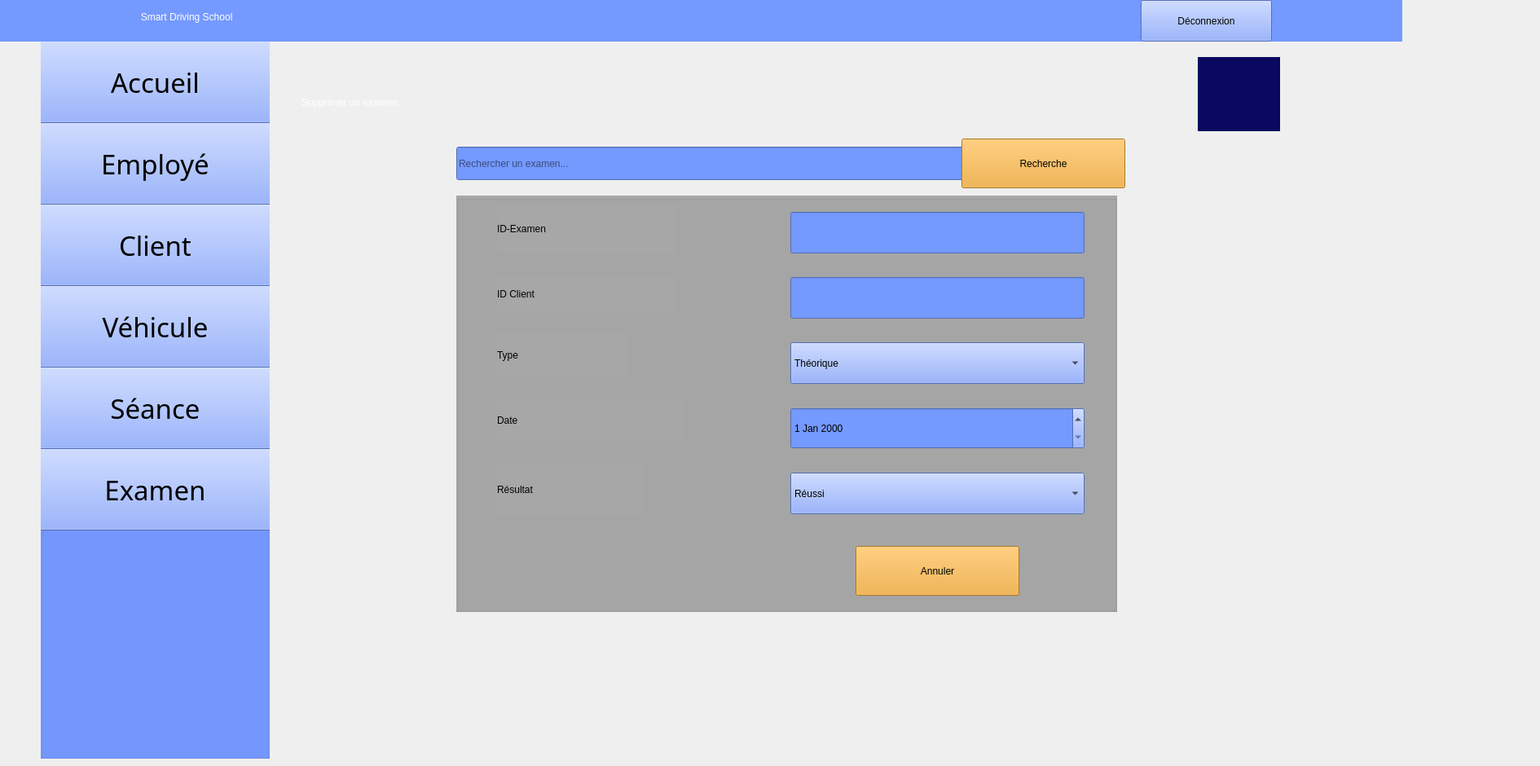
    <widget class="QWidget" name="suppexamen">
     <widget class="QLabel" name="label_454">
      <property name="geometry">
       <rect>
        <x>-160</x>
        <y>-10</y>
        <width>1881</width>
        <height>61</height>
       </rect>
      </property>
      <property name="styleSheet">
       <string notr="true">color: rgb(255, 255, 255);
background-color: rgb(116, 153, 255);
font: 24pt &quot;Segoe UI Symbol&quot;;</string>
      </property>
      <property name="text">
       <string>                                                                                                    Smart Driving School         </string>
      </property>
     </widget>
     <widget class="QGroupBox" name="groupBox_91">
      <property name="geometry">
       <rect>
        <x>50</x>
        <y>30</y>
        <width>281</width>
        <height>901</height>
       </rect>
      </property>
      <property name="styleSheet">
       <string notr="true">background-color: rgb(116, 153, 255);</string>
      </property>
      <property name="title">
       <string/>
      </property>
      <widget class="QPushButton" name="pushButton66">
       <property name="geometry">
        <rect>
         <x>-20</x>
         <y>20</y>
         <width>321</width>
         <height>101</height>
        </rect>
       </property>
       <property name="font">
        <font>
         <family>Romantic</family>
         <pointsize>25</pointsize>
         <italic>false</italic>
         <bold>false</bold>
        </font>
       </property>
       <property name="styleSheet">
        <string notr="true">background-color: rgb(116, 153, 255);
font: 25pt &quot;Romantic&quot;;</string>
       </property>
       <property name="text">
        <string>Accueil</string>
       </property>
       <property name="icon">
        <iconset theme="QIcon::ThemeIcon::GoHome"/>
       </property>
       <property name="iconSize">
        <size>
         <width>35</width>
         <height>35</height>
        </size>
       </property>
      </widget>
      <widget class="QPushButton" name="pushButton67">
       <property name="geometry">
        <rect>
         <x>-20</x>
         <y>120</y>
         <width>321</width>
         <height>101</height>
        </rect>
       </property>
       <property name="font">
        <font>
         <family>Romantic</family>
         <pointsize>25</pointsize>
         <italic>false</italic>
         <bold>false</bold>
        </font>
       </property>
       <property name="styleSheet">
        <string notr="true">background-color: rgb(116, 153, 255);
font: 25pt &quot;Romantic&quot;;</string>
       </property>
       <property name="text">
        <string>Employé</string>
       </property>
       <property name="icon">
        <iconset resource="ressources.qrc">
         <normaloff>:/images/46db9ee3d4b3323457222bb8db7f3b42.png</normaloff>:/images/46db9ee3d4b3323457222bb8db7f3b42.png</iconset>
       </property>
       <property name="iconSize">
        <size>
         <width>45</width>
         <height>45</height>
        </size>
       </property>
      </widget>
      <widget class="QPushButton" name="pushButton68">
       <property name="geometry">
        <rect>
         <x>-20</x>
         <y>220</y>
         <width>321</width>
         <height>101</height>
        </rect>
       </property>
       <property name="font">
        <font>
         <family>Romantic</family>
         <pointsize>25</pointsize>
         <italic>false</italic>
         <bold>false</bold>
        </font>
       </property>
       <property name="styleSheet">
        <string notr="true">background-color: rgb(116, 153, 255);
font: 25pt &quot;Romantic&quot;;</string>
       </property>
       <property name="text">
        <string>Client</string>
       </property>
       <property name="icon">
        <iconset resource="ressources.qrc">
         <normaloff>:/images/0527f41904e77feddb97e532fe74d08f.png</normaloff>:/images/0527f41904e77feddb97e532fe74d08f.png</iconset>
       </property>
       <property name="iconSize">
        <size>
         <width>40</width>
         <height>40</height>
        </size>
       </property>
      </widget>
      <widget class="QPushButton" name="pushButton69">
       <property name="geometry">
        <rect>
         <x>-20</x>
         <y>320</y>
         <width>321</width>
         <height>101</height>
        </rect>
       </property>
       <property name="font">
        <font>
         <family>Romantic</family>
         <pointsize>25</pointsize>
         <italic>false</italic>
         <bold>false</bold>
        </font>
       </property>
       <property name="styleSheet">
        <string notr="true">background-color: rgb(116, 153, 255);
font: 25pt &quot;Romantic&quot;;</string>
       </property>
       <property name="text">
        <string>Véhicule</string>
       </property>
       <property name="icon">
        <iconset resource="ressources.qrc">
         <normaloff>:/images/cbad98069fae8d5554390bd40b0b561c.png</normaloff>:/images/cbad98069fae8d5554390bd40b0b561c.png</iconset>
       </property>
       <property name="iconSize">
        <size>
         <width>60</width>
         <height>60</height>
        </size>
       </property>
      </widget>
      <widget class="QPushButton" name="pushButton70">
       <property name="geometry">
        <rect>
         <x>-20</x>
         <y>420</y>
         <width>321</width>
         <height>101</height>
        </rect>
       </property>
       <property name="font">
        <font>
         <family>Romantic</family>
         <pointsize>25</pointsize>
         <italic>false</italic>
         <bold>false</bold>
        </font>
       </property>
       <property name="styleSheet">
        <string notr="true">background-color: rgb(116, 153, 255);
font: 25pt &quot;Romantic&quot;;</string>
       </property>
       <property name="text">
        <string>Séance</string>
       </property>
       <property name="icon">
        <iconset resource="ressources.qrc">
         <normaloff>:/images/c53651e2209ddb3281ed3a114fae2cfb.png</normaloff>:/images/c53651e2209ddb3281ed3a114fae2cfb.png</iconset>
       </property>
       <property name="iconSize">
        <size>
         <width>50</width>
         <height>50</height>
        </size>
       </property>
      </widget>
      <widget class="QPushButton" name="pushButton71">
       <property name="geometry">
        <rect>
         <x>-20</x>
         <y>520</y>
         <width>321</width>
         <height>101</height>
        </rect>
       </property>
       <property name="font">
        <font>
         <family>Romantic</family>
         <pointsize>25</pointsize>
         <italic>false</italic>
         <bold>false</bold>
        </font>
       </property>
       <property name="styleSheet">
        <string notr="true">background-color: rgb(116, 153, 255);
font: 25pt &quot;Romantic&quot;;</string>
       </property>
       <property name="text">
        <string>Examen</string>
       </property>
       <property name="icon">
        <iconset resource="ressources.qrc">
         <normaloff>:/images/7001e00fd5b7f2745c5e91ff547f4763.png</normaloff>:/images/7001e00fd5b7f2745c5e91ff547f4763.png</iconset>
       </property>
       <property name="iconSize">
        <size>
         <width>50</width>
         <height>50</height>
        </size>
       </property>
      </widget>
     </widget>
     <widget class="QLabel" name="label_472">
      <property name="geometry">
       <rect>
        <x>1020</x>
        <y>10</y>
        <width>41</width>
        <height>31</height>
       </rect>
      </property>
      <property name="styleSheet">
       <string notr="true">background-color: rgb(116, 153, 255);</string>
      </property>
      <property name="text">
       <string/>
      </property>
      <property name="pixmap">
       <pixmap resource="ressources.qrc">:/images/image22.png</pixmap>
      </property>
      <property name="scaledContents">
       <bool>true</bool>
      </property>
     </widget>
     <widget class="QLabel" name="label_473">
      <property name="geometry">
       <rect>
        <x>670</x>
        <y>10</y>
        <width>41</width>
        <height>31</height>
       </rect>
      </property>
      <property name="styleSheet">
       <string notr="true">background-color: rgb(116, 153, 255);</string>
      </property>
      <property name="text">
       <string/>
      </property>
      <property name="pixmap">
       <pixmap resource="ressources.qrc">:/images/image22.png</pixmap>
      </property>
      <property name="scaledContents">
       <bool>true</bool>
      </property>
     </widget>
     <widget class="QPushButton" name="pushButton173">
      <property name="geometry">
       <rect>
        <x>1400</x>
        <y>0</y>
        <width>161</width>
        <height>51</height>
       </rect>
      </property>
      <property name="styleSheet">
       <string notr="true">font: 700 11pt &quot;Romantic&quot;;
background-color: rgb(116, 153, 255);</string>
      </property>
      <property name="text">
       <string>Déconnexion</string>
      </property>
     </widget>
     <widget class="QLabel" name="label_480">
      <property name="geometry">
       <rect>
        <x>1470</x>
        <y>70</y>
        <width>101</width>
        <height>91</height>
       </rect>
      </property>
      <property name="styleSheet">
       <string notr="true">background-color: rgb(11, 8, 97);</string>
      </property>
      <property name="text">
       <string/>
      </property>
      <property name="pixmap">
       <pixmap resource="ressources.qrc">:/images/logoc++++.png</pixmap>
      </property>
      <property name="scaledContents">
       <bool>true</bool>
      </property>
     </widget>
     <widget class="QLabel" name="label_503">
      <property name="geometry">
       <rect>
        <x>370</x>
        <y>80</y>
        <width>671</width>
        <height>91</height>
       </rect>
      </property>
      <property name="styleSheet">
       <string notr="true">font: 40pt &quot;Chaparral Pro&quot;;
color: rgb(255, 255, 255);</string>
      </property>
      <property name="text">
       <string>Supprimer un examen :</string>
      </property>
     </widget>
     <widget class="QPushButton" name="updateemploye_16">
      <property name="geometry">
       <rect>
        <x>1180</x>
        <y>170</y>
        <width>201</width>
        <height>61</height>
       </rect>
      </property>
      <property name="styleSheet">
       <string notr="true">font: 18pt &quot;Palatino Linotype&quot;;
background-color: rgb(241, 165, 40);
</string>
      </property>
      <property name="text">
       <string>Recherche</string>
      </property>
      <property name="icon">
       <iconset theme="QIcon::ThemeIcon::EditFind"/>
      </property>
     </widget>
     <widget class="QLineEdit" name="lineRecherche_5">
      <property name="geometry">
       <rect>
        <x>560</x>
        <y>180</y>
        <width>651</width>
        <height>41</height>
       </rect>
      </property>
      <property name="styleSheet">
       <string notr="true">background-color: rgb(116, 153, 255);
color: rgb(0, 0, 0);</string>
      </property>
      <property name="placeholderText">
       <string>Rechercher un examen...</string>
      </property>
     </widget>
     <widget class="QGroupBox" name="groupBox_99">
      <property name="geometry">
       <rect>
        <x>560</x>
        <y>240</y>
        <width>811</width>
        <height>511</height>
       </rect>
      </property>
      <property name="styleSheet">
       <string notr="true">background-color: rgb(167, 167, 167);
font: 18pt &quot;Palatino Linotype&quot;;</string>
      </property>
      <property name="title">
       <string/>
      </property>
      <widget class="QLabel" name="label_506">
       <property name="geometry">
        <rect>
         <x>50</x>
         <y>10</y>
         <width>221</width>
         <height>61</height>
        </rect>
       </property>
       <property name="styleSheet">
        <string notr="true">font: 25pt &quot;Segoe UI&quot;;</string>
       </property>
       <property name="text">
        <string>ID-Examen</string>
       </property>
      </widget>
      <widget class="QLabel" name="label_507">
       <property name="geometry">
        <rect>
         <x>50</x>
         <y>100</y>
         <width>221</width>
         <height>41</height>
        </rect>
       </property>
       <property name="styleSheet">
        <string notr="true">font: 25pt &quot;Segoe UI&quot;;</string>
       </property>
       <property name="text">
        <string>ID Client</string>
       </property>
      </widget>
      <widget class="QLabel" name="label_508">
       <property name="geometry">
        <rect>
         <x>50</x>
         <y>170</y>
         <width>161</width>
         <height>51</height>
        </rect>
       </property>
       <property name="styleSheet">
        <string notr="true">font: 25pt &quot;Segoe UI&quot;;</string>
       </property>
       <property name="text">
        <string>Type</string>
       </property>
      </widget>
      <widget class="QLabel" name="label_509">
       <property name="geometry">
        <rect>
         <x>50</x>
         <y>330</y>
         <width>181</width>
         <height>61</height>
        </rect>
       </property>
       <property name="styleSheet">
        <string notr="true">font: 25pt &quot;Segoe UI&quot;;</string>
       </property>
       <property name="text">
        <string>Résultat</string>
       </property>
      </widget>
      <widget class="QLabel" name="label_510">
       <property name="geometry">
        <rect>
         <x>50</x>
         <y>250</y>
         <width>231</width>
         <height>51</height>
        </rect>
       </property>
       <property name="styleSheet">
        <string notr="true">font: 25pt &quot;Segoe UI&quot;;</string>
       </property>
       <property name="text">
        <string>Date</string>
       </property>
      </widget>
      <widget class="QPushButton" name="pushButton152">
       <property name="geometry">
        <rect>
         <x>490</x>
         <y>430</y>
         <width>201</width>
         <height>61</height>
        </rect>
       </property>
       <property name="styleSheet">
        <string notr="true">font: 18pt &quot;Palatino Linotype&quot;;
background-color: rgb(241, 165, 40);
</string>
       </property>
       <property name="text">
        <string>Annuler</string>
       </property>
       <property name="icon">
        <iconset theme="QIcon::ThemeIcon::DocumentRevert"/>
       </property>
      </widget>
      <widget class="QLineEdit" name="lineEdit_supp_idExamen">
       <property name="geometry">
        <rect>
         <x>410</x>
         <y>20</y>
         <width>361</width>
         <height>51</height>
        </rect>
       </property>
       <property name="styleSheet">
        <string notr="true">background-color: rgb(116, 153, 255);</string>
       </property>
      </widget>
      <widget class="QLineEdit" name="lineEdit_supp_idClient">
       <property name="geometry">
        <rect>
         <x>410</x>
         <y>100</y>
         <width>361</width>
         <height>51</height>
        </rect>
       </property>
       <property name="styleSheet">
        <string notr="true">background-color: rgb(116, 153, 255);</string>
       </property>
      </widget>
      <widget class="QComboBox" name="comboBox_supp_type">
       <property name="geometry">
        <rect>
         <x>410</x>
         <y>180</y>
         <width>361</width>
         <height>51</height>
        </rect>
       </property>
       <property name="styleSheet">
        <string notr="true">font: 12pt &quot;Segoe UI&quot;;
background-color: rgb(116, 153, 255);</string>
       </property>
       <item>
        <property name="text">
         <string>Théorique</string>
        </property>
       </item>
       <item>
        <property name="text">
         <string>Pratique</string>
        </property>
       </item>
      </widget>
      <widget class="QDateEdit" name="dateEdit_supp_date">
       <property name="geometry">
        <rect>
         <x>410</x>
         <y>260</y>
         <width>361</width>
         <height>51</height>
        </rect>
       </property>
       <property name="styleSheet">
        <string notr="true">background-color: rgb(116, 153, 255);</string>
       </property>
      </widget>
      <widget class="QComboBox" name="comboBox_supp_resultat">
       <property name="geometry">
        <rect>
         <x>410</x>
         <y>340</y>
         <width>361</width>
         <height>51</height>
        </rect>
       </property>
       <property name="styleSheet">
        <string notr="true">font: 12pt &quot;Segoe UI&quot;;
background-color: rgb(116, 153, 255);</string>
       </property>
       <item>
        <property name="text">
         <string>Réussi</string>
        </property>
       </item>
       <item>
        <property name="text">
         <string>Échoué</string>
        </property>
       </item>
      </widget>
     </widget>
     <zorder>groupBox_91</zorder>
     <zorder>label_454</zorder>
     <zorder>label_472</zorder>
     <zorder>label_473</zorder>
     <zorder>pushButton173</zorder>
     <zorder>label_480</zorder>
     <zorder>label_503</zorder>
     <zorder>lineRecherche_5</zorder>
     <zorder>updateemploye_16</zorder>
     <zorder>groupBox_99</zorder>
    </widget>
